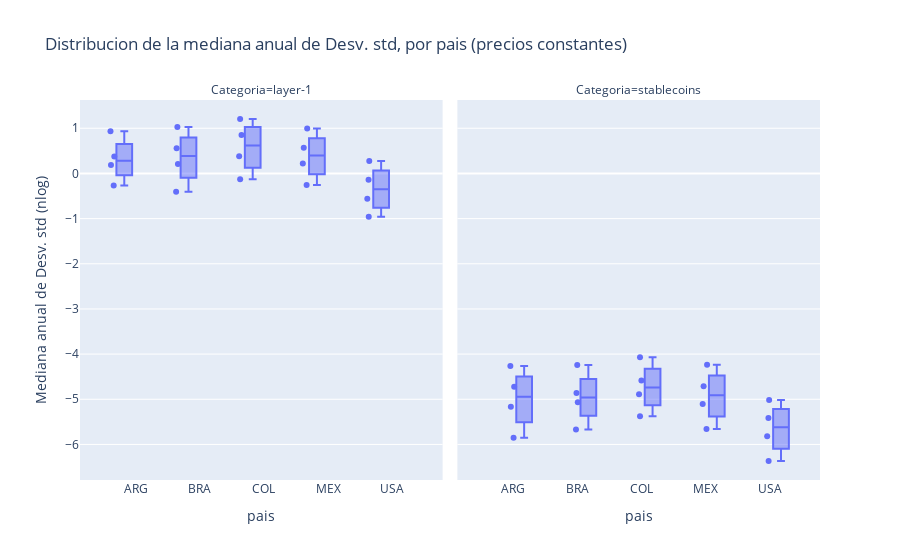

Notebook source saved alongside this figure:
### Code cell
# transformos los datos a su log natural para facilitar su visualizacion
data_market_prcvoltlty_constant_sd_group_pais.loc[:,'sd_group_pais_median_log'] = np.log(
    data_market_prcvoltlty_constant_sd_group_pais['sd_group_pais_median'])

# Boxplot
boxplot_constant = px.box(
    data_market_prcvoltlty_constant_sd_group_pais,
    x='code_pais',
    y='sd_group_pais_median_log',
    points='all',
    facet_col='category_id',
    facet_col_wrap=2,
    labels={
        'code_pais': 'pais',
        'sd_group_pais_median_log': 'Mediana anual de Desv. std (nlog)',
        'category_id': 'Categoria'},
    title='Distribucion de la mediana anual de Desv. std, por pais (precios constantes)')
boxplot_constant.update_xaxes(type='category')
boxplot_constant.show()

### Figure 1 — Plotly figure (JSON) as saved in the notebook; plotly's stock layout.template omitted (floating-point values rounded to 4 significant figures)
{"data": [{"alignmentgroup": "True", "boxpoints": "all", "hovertemplate": "Categoria=layer-1<br>pais=%{x}<br>Mediana anual de Desv. std (nlog)=%{y}<extra></extra>", "legendgroup": "", "marker": {"color": "#636efa"}, "name": "", "notched": false, "offsetgroup": "", "orientation": "v", "showlegend": false, "type": "box", "x": ["ARG", "ARG", "ARG", "ARG", "BRA", "BRA", "BRA", "BRA", "COL", "COL", "COL", "COL", "MEX", "MEX", "MEX", "MEX", "USA", "USA", "USA", "USA"], "x0": " ", "xaxis": "x", "y": [-0.2677, 0.1861, 0.9331, 0.3751, -0.4033, 0.2106, 1.03, 0.5593, -0.1293, 0.3831, 1.205, 0.8528, -0.2583, 0.219, 0.9927, 0.5697, -0.9591, -0.5631, 0.2751, -0.1404], "y0": " ", "yaxis": "y"}, {"alignmentgroup": "True", "boxpoints": "all", "hovertemplate": "Categoria=stablecoins<br>pais=%{x}<br>Mediana anual de Desv. std (nlog)=%{y}<extra></extra>", "legendgroup": "", "marker": {"color": "#636efa"}, "name": "", "notched": false, "offsetgroup": "", "orientation": "v", "showlegend": false, "type": "box", "x": ["ARG", "ARG", "ARG", "ARG", "BRA", "BRA", "BRA", "BRA", "COL", "COL", "COL", "COL", "MEX", "MEX", "MEX", "MEX", "USA", "USA", "USA", "USA"], "x0": " ", "xaxis": "x2", "y": [-4.723, -4.266, -5.163, -5.851, -4.859, -4.241, -5.066, -5.667, -4.585, -4.069, -4.891, -5.373, -4.714, -4.233, -5.104, -5.657, -5.414, -5.015, -5.821, -6.367], "y0": " ", "yaxis": "y2"}], "layout": {"annotations": [{"font": {}, "showarrow": false, "text": "Categoria=layer-1", "x": 0.245, "xanchor": "center", "xref": "paper", "y": 1, "yanchor": "bottom", "yref": "paper"}, {"font": {}, "showarrow": false, "text": "Categoria=stablecoins", "x": 0.755, "xanchor": "center", "xref": "paper", "y": 1, "yanchor": "bottom", "yref": "paper"}], "boxmode": "group", "legend": {"tracegroupgap": 0}, "title": {"text": "Distribucion de la mediana anual de Desv. std, por pais (precios constantes)"}, "xaxis": {"anchor": "y", "domain": [0, 0.49], "title": {"text": "pais"}, "type": "category"}, "xaxis2": {"anchor": "y2", "domain": [0.51, 1], "matches": "x", "title": {"text": "pais"}, "type": "category"}, "yaxis": {"anchor": "x", "domain": [0, 1], "title": {"text": "Mediana anual de Desv. std (nlog)"}}, "yaxis2": {"anchor": "x2", "domain": [0, 1], "matches": "y", "showticklabels": false}}}
